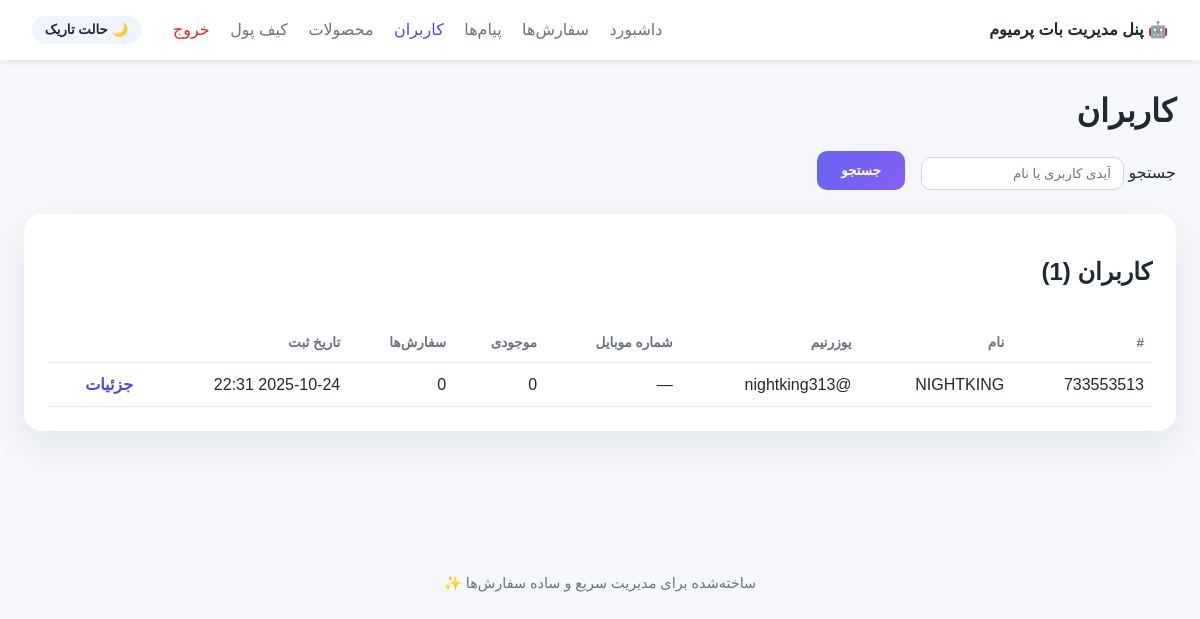
/users (signed in), run on the app's committed database.
### tables this page shows
CREATE TABLE users(
            user_id INTEGER PRIMARY KEY,
            username TEXT, first_name TEXT,
            wallet_balance INTEGER DEFAULT 0,
            ref_by INTEGER, ref_count INTEGER DEFAULT 0,
            earnings_total INTEGER DEFAULT 0,
            created_at TEXT, updated_at TEXT
        );

### app/webadmin/server.py (the view)
    @app.get("/users")
    async def users_page(
        request: Request,
        user: str = Depends(_login_required),
        q: str = Query("", alias="q"),
        page: int = Query(1, ge=1),
    ):
        per_page = 20
        total = count_users(search=q or None)
        pages = max((total + per_page - 1) // per_page, 1)
        page = min(page, pages)
        offset = (page - 1) * per_page
        items = list_users(search=q or None, limit=per_page, offset=offset)
        return _render(
            request,
            "users.html",
            {
                "title": "مدیریت کاربران",
                "users": items,
                "total": total,
                "page": page,
                "pages": pages,
                "query": q,
                "format_datetime": _format_datetime,
                "format_amount": _format_amount,
                "nav": "users",
            },
        )

### app/webadmin/templates/users.html (shortened to what this page needs)
{% extends 'base.html' %}
{% block content %}
<h1>کاربران</h1>
<form class="filters" method="get">
    <label>جستجو
        <input type="text" name="q" value="{{ query or '' }}" placeholder="آیدی کاربری یا نام">
    </label>
    <button type="submit" class="btn-primary">جستجو</button>
</form>
<section class="panel">
    <header><h2>کاربران ({{ total }})</h2></header>
    <table>
        <thead>
            <tr>
                <th>#</th>
                <th>نام</th>
                <th>یوزرنیم</th>
                <th>شماره موبایل</th>
                <th>موجودی</th>
                <th>سفارش‌ها</th>
                <th>تاریخ ثبت</th>
                <th></th>
            </tr>
        </thead>
        <tbody>
            {% for user in users %}
            <tr>
                <td>{{ user.user_id }}</td>
                <td>{{ user.first_name or '—' }}</td>
                <td>@{{ user.username or '—' }}</td>
                <td>{{ user.contact_phone or '—' }}</td>
                <td>{{ format_amount(user.wallet_balance) }}</td>
                <td>{{ user.ref_count or 0 }}</td>
                <td>{{ format_datetime(user.created_at) }}</td>
                <td><a class="link" href="{{ url_for('user_detail', user_id=user.user_id) }}">جزئیات</a></td>
            </tr>
            {% else %}
            <tr><td colspan="8" class="empty">هیچ کاربری یافت نشد.</td></tr>
            {% endfor %}
        </tbody>
    </table>
</section>
{% endblock %}

### app/webadmin/static/styles.css (style rules this page uses)
:root { color-scheme: light dark; --bg: #f5f7fb; --surface: #ffffff; --surface-alt: #f0f4ff; --text: #1f2933; --muted: #6b7280; --accent: #4f46e5; --success: #16a34a; --warning: #f59e0b; --danger: #dc2626; font-family: "Vazirmatn", "IRANSans", "Tahoma", sans-serif; }
body { margin: 0; background: var(--bg); color: var(--text); }
.btn-primary { background: linear-gradient(135deg, #6366f1, #8b5cf6); color: white; border: none; padding: 0.75rem 1.5rem; border-radius: 10px; cursor: pointer; font-weight: 600; }
.panel { background: var(--surface); border-radius: 18px; box-shadow: 0 15px 40px rgba(15, 23, 42, 0.08); padding: 1.5rem; margin-bottom: 2rem; }
.panel header { display: flex; align-items: center; justify-content: space-between; margin-bottom: 1rem; }
.table, table { width: 100%; border-collapse: collapse; }
table th, table td { padding: 0.75rem 0.5rem; border-bottom: 1px solid #e5e7eb; text-align: right; }
table th { color: var(--muted); font-size: 0.85rem; font-weight: 600; }
table td a.link { color: var(--accent); text-decoration: none; font-weight: 600; }
.filters { display: flex; gap: 1rem; align-items: flex-end; flex-wrap: wrap; margin-bottom: 1.5rem; }
.filters input, .filters select { padding: 0.5rem 0.75rem; border-radius: 10px; border: 1px solid #d1d5db; }

### data on the page
users: user_id "733553513", first_name "NIGHTKING", username "nightking313", contact_phone "—", wallet_balance "0", ref_count "0", created_at "2025-10-24 22:31"

### other printed values
{{ '☀️ حالت روشن' if theme == 'dark' else '🌙 حالت تاریک' }} "🌙 حالت تاریک"
{{ total }} "1"
